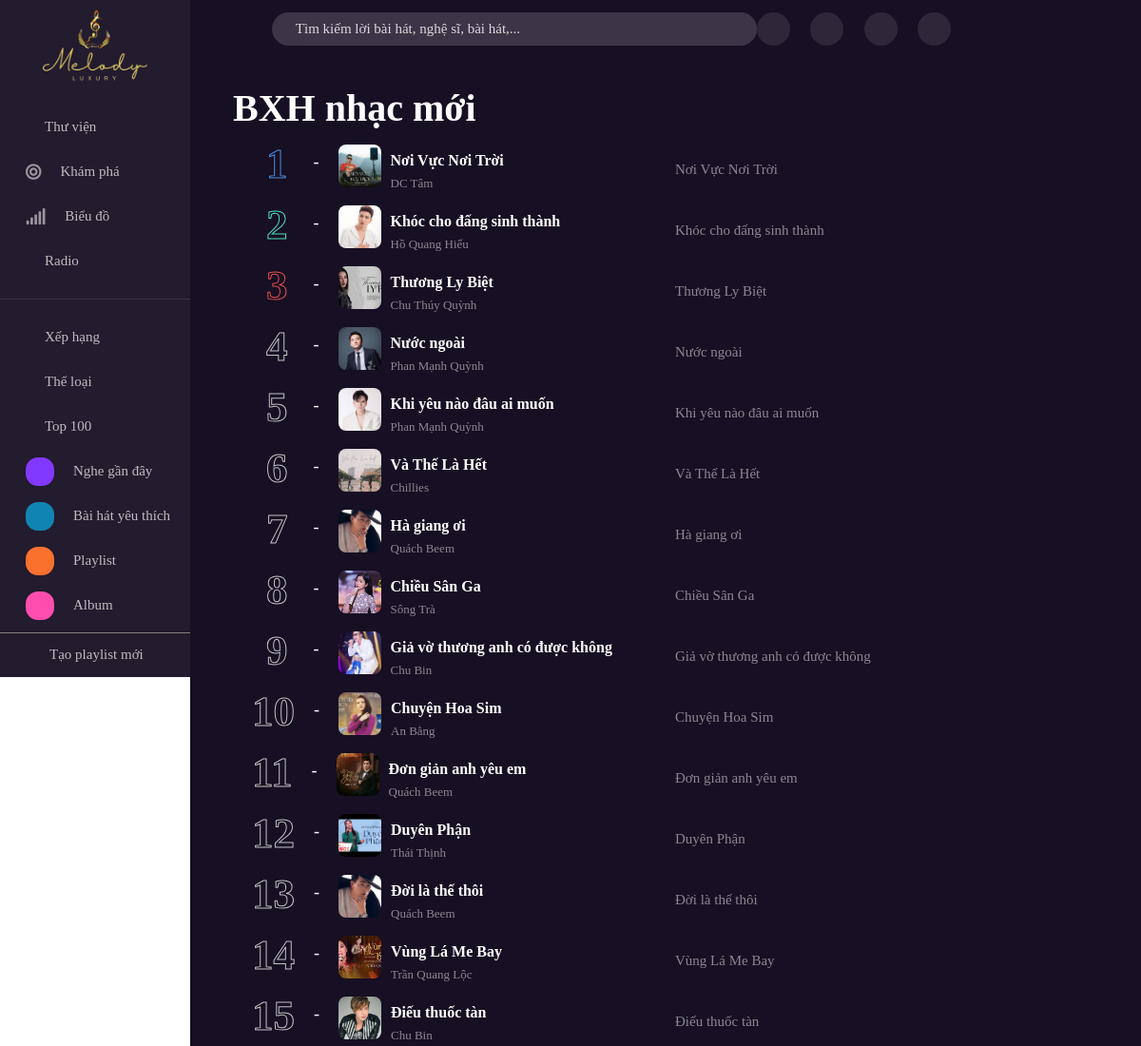
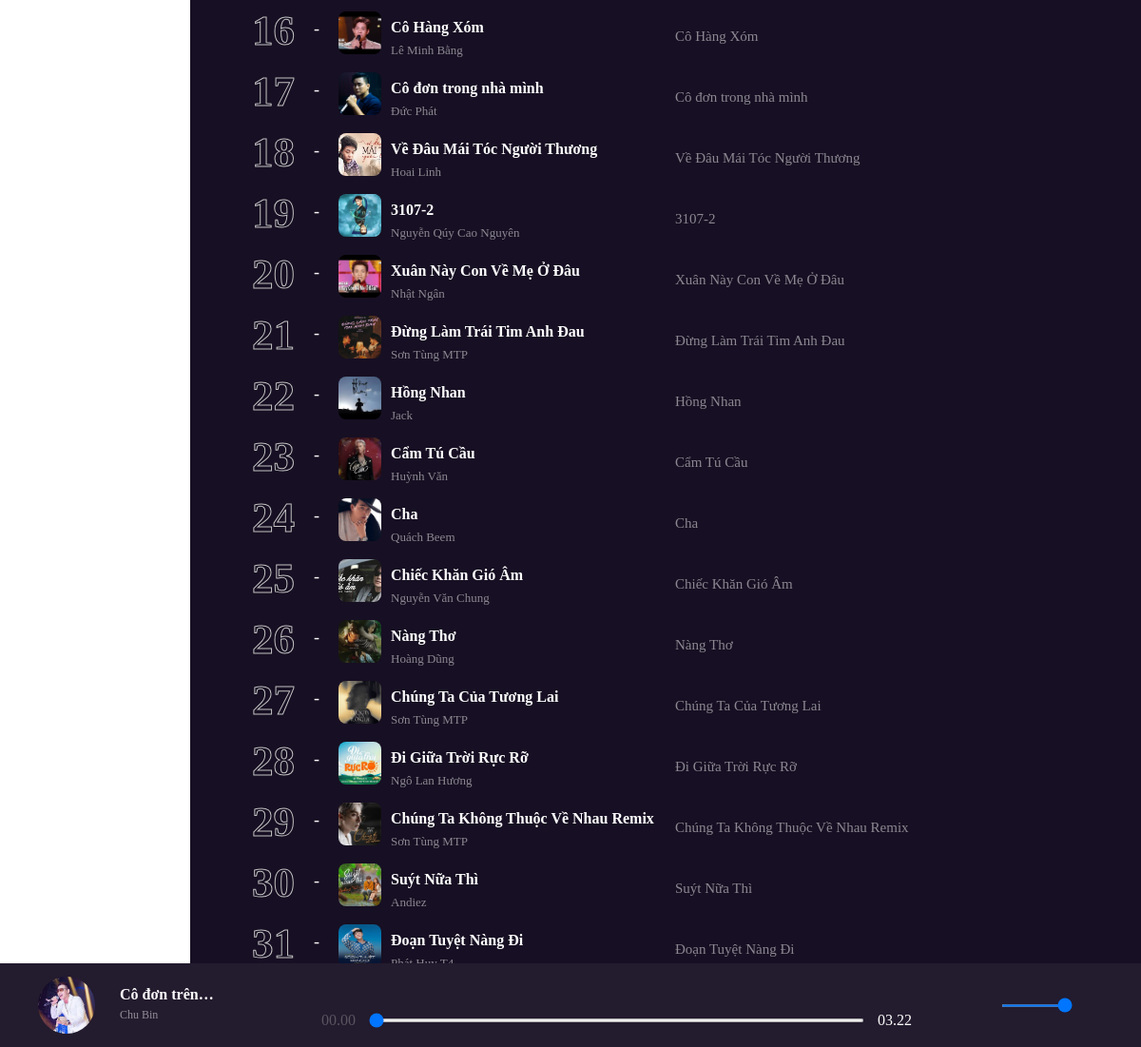
The app's page /rank with its own data (2 pictures, top to bottom).
### tables this page shows
create table Songs (
	song_id int primary key auto_increment,
    song_name varchar(80) not null,
    path_audio varchar(250) not null,
    path_img varchar(250) not null,
    plays int default 0 check (plays >= 0), 
    album_id int,
    category_id int not null,
    author_id int not null,
    user_id int not null,
    foreign key (album_id) references Albums (album_id) ON DELETE SET NULL,
    foreign key (category_id) references Categories (category_id),
    foreign key (author_id) references Author_Singers (author_singer_id),
    foreign key (user_id) references Users (user_id)
);

create table Author_Singers (
	author_singer_id int primary key auto_increment,
	author_singer_name varchar(100) not null
);

### app/controllers/rankController.php (called while the page is built)
<?php
    require_once './app/views/rankView.php';
?>

### app/controllers/App.php (called while the page is built, shortened)
<?php
class App {
    public function __construct() {
        $this->handleUrl();
    }
    public function getUrl() {
        if (!empty($_SERVER['PATH_INFO'])) {
            $url = $_SERVER['PATH_INFO'];
        } else {
            $url = '/discover';
        }
        return $url;
    }
    public function handleUrl() {
        $url = $this->getUrl();
        require_once "app/controllers" . $url . "Controller.php";
        exit();
    }}

### index.php (called while the page is built, shortened)
<?php
require_once './config/app.php';
require_once './app/controllers/App.php';
$app = new App();
?>

### app/models/songModel.php (called while the page is built, shortened)
<?php
    function songModel (){
        $conn = connectDB();
        $sql = "select songs.song_id, songs.song_name, songs.path_audio, songs.path_img, songs.plays,
        albums.album_name, categories.category,
        author_singers.author_singer_name
        from songs
        join albums on songs.album_id = albums.album_id
        join categories on songs.category_id = categories.category_id
        join author_singers on songs.author_id = author_singers.author_singer_id
        order by plays desc;";
        $result = mysqli_query($conn, $sql);
        return $result;
    }
?>

### app/components/rank-item.php (the view)
<div class="rank-header">
    <h1  class="header-title"><b> BXH nhạc mới </b></h1>
    <ion-icon class="header-icon" name="caret-forward-circle-outline"></ion-icon>
</div>
<?php
require_once './app/models/songModel.php';
    function renderRankItems($stt, $path_img, $song_name, $author_singer_name, $path_audio){
        echo '
        <div class="rank_items">
            <div class="rank_item_left">
                <div class="rankitem_left_content">
                    <div class="number-box">'.$stt.'</div>
                    <p class="letter_spec">-</p>
                    <div class="rank_song">
                        <div class="rank_song_img">
                            <img src="'.$path_img.'" alt="">
                            <ion-icon class="play-icon" name="caret-forward-outline"></ion-icon>
                        </div>
                        <div class="rank_song_singer">
                            <div class="rank_song_name">
                                <b>'.$song_name.'</b>
                            </div>
                            <div class="rank_singer">
                               '.$author_singer_name.'
                            </div>
                        </div>
                    </div>
                </div>
            </div>
            <div class="rank_item_right">
                <div class="song_name">
                   '.$song_name.'
                </div>
                <div class="item_action">
                    <div class="items_icon_rank micro_icon">
                        <ion-icon class="rank_icon" name="mic-outline"></ion-icon>
                    </div>
                    <div class="items_icon_rank heart_icon">
                        <ion-icon class="rank_icon" name="heart"></ion-icon>
                    </div>
                    <div class="items_icon_rank" style="position:relative;">
                        <li style="position: absolute; list-style-type: none;"> <ion-icon class="rank_music" name="ellipsis-horizontal-outline"></ion-icon></li>
                        <p class="timemusic" style="color: #ffffff;" data-path= "'.$path_audio.'"></p>
                    </div>
                </div>
            </div>
        </div>
    ';
    }
?>

### app/views/rankView.php (shortened to what this page needs)
<!DOCTYPE html>
<html lang="en">
<head>
    <link href="https://cdnjs.cloudflare.com/ajax/libs/font-awesome/5.15.4/css/all.min.css" rel="stylesheet">
    <link href="https://cdn.lineicons.com/4.0/lineicons.css" rel="stylesheet">
    <?php include("./app/components/linkbootstrap.php"); ?>
    <link rel="stylesheet" href="/melody-lux/public/css/grid.css">
    <link rel="stylesheet" href="/melody-lux/public/css/footer.css">
    <link rel="stylesheet" href="/melody-lux/public/css/header.css?v=<?php echo time(); ?>">
    <link rel="stylesheet" href="/melody-lux/public/css/rank-item.css?v=<?php echo time(); ?>">
    <link rel="stylesheet" href="/melody-lux/public/css/sidebar.css?v=<?php echo time(); ?>">
</head>
<body>
   <div class="grid">
        <div class="row no-gutters">
            <div class="col c-2">
                <?php
                include_once './app/components/sidebar.php';
                ?>
            </div>
            <div class="col c-10" style="background-color: #170F23;">
                <?php
                    include_once './app/components/header.php';
                ?>
                <div class="rank-body" style="padding:30px 45px 0 45px;">
                    <?php
                        include_once './app/components/rank-item.php';
                        require_once './app/models/songModel.php';
                        $songs = songModel();
                        $stt = 0;
                        while ($song = mysqli_fetch_assoc($songs)){
                            ++$stt;
                            renderRankItems($stt, $song['path_img'], $song['song_name'], $song['author_singer_name'], $song['path_audio']);
                        };
                    ?>
                </div>
            </div>
        </div>
            <?php
                    include_once './app/components/footer.php';
                ?>
   </div>
</body>
</html>

### public/css/grid.css (style rules this page uses)
.grid { width: 100%; display: block; padding: 0; height: 1500px; }
.row { display: flex; flex-wrap: wrap; margin-left: -4px; margin-right: -4px; }
.row.no-gutters { margin-left: 0; margin-right: 0; }
.col { padding-left: 4px; padding-right: 4px; }
.row.no-gutters .col { padding-left: 0; padding-right: 0; }
.c-2 { flex: 0 0 16.66667%; max-width: 16.66667%; }
.c-10 { flex: 0 0 83.33333%; max-width: 83.33333%; }
@media (min-width: 740px) { .row { margin-left: -8px; margin-right: -8px; } }
@media (min-width: 740px) { .col { padding-left: 8px; padding-right: 8px; } }
@media (min-width: 1113px) { .row { margin-left: -12px; margin-right: -12px; } }
@media (min-width: 1113px) { .col { padding-left: 12px; padding-right: 12px; } }

### public/css/rank-item.css (style rules this page uses)
* { font-family: 'Inter, sanserif'; }
.rank_items { display: flex; justify-content: space-between; align-items: center; width: 100%; height: 64px; background-color: #170F23; padding-left: 20px; }
.rank_item_left { display: flex; align-items: center; width: 100%; }
.rankitem_left_content { display: flex; align-items: center; justify-content: flex-start; width: 100%; }
.number-box { font-size: 45px; font-weight: bold; color: transparent; -webkit-text-stroke:1px #C3C3C3; padding-right: 20px; padding-bottom: 10px; }
.padding-small { padding-left: 15px; padding-right: 27px; }
.rank_song { display: flex; }
.rank_song_img { position: relative; width: 45px; height: 45px; border-radius: 5px; overflow: hidden; cursor: pointer; }
.rank_song img { width: 100%; height: 100%; object-fit: cover; display: block; border-radius: 8px; }
.rank_song_singer { padding-top: 5px; padding-left: 10px; }
.rank_item_right { display: flex; align-items: center; width: 100%; justify-content: space-between; }
.letter_spec { font-size: 18px; color: #ffffff; padding-right: 20px; }
.rank_song_name { font-size: 16px; color: #ffffff; cursor: pointer; }
.rank_singer { font-size: 13px; color: #ffffff80; cursor: pointer; line-height: 24px; }
.item_action { display: flex; align-items: center; justify-content: space-between; width: 35%; padding-right: 20px; }
.rank_item_right .song_name { color: #ffffff80; font-size: 15px; }
.items_icon_rank { width: 40px; height: 40px; border-radius: 20px; display: flex; align-items: center; justify-content: center; cursor: pointer; }
.rank_song_img::after { content: ""; position: absolute; top: 0; left: 0; width: 100%; height: 100%; background-color: rgba(0, 0, 0, 0.4); opacity: 0; transition: opacity 0.3s ease; z-index: 1; }
.rank-header { display: flex; }
.header-title { color: #ffffff; }
.header-icon { color: #ffffff; width: 54px; height: 26px; padding-top: 13px; }

### records on screen
songs: path_img (picture), song_name "Nơi Vực Nơi Trời", author.author_singer_name "DC Tâm"
songs: path_img (picture), song_name "Khóc cho đấng sinh thành", author.author_singer_name "Hồ Quang Hiếu"
songs: path_img (picture), song_name "Thương Ly Biệt", author.author_singer_name "Chu Thúy Quỳnh"
songs: path_img (picture), song_name "Nước ngoài", author.author_singer_name "Phan Mạnh Quỳnh"
songs: path_img (picture), song_name "Khi yêu nào đâu ai muốn", author.author_singer_name "Phan Mạnh Quỳnh"
songs: path_img (picture), song_name "Và Thế Là Hết", author.author_singer_name "Chillies"
songs: path_img (picture), song_name "Hà giang ơi", author.author_singer_name "Quách Beem"
songs: path_img (picture), song_name "Chiều Sân Ga", author.author_singer_name "Sông Trà"
songs: path_img (picture), song_name "Giả vờ thương anh có được không", author.author_singer_name "Chu Bin"
songs: path_img (picture), song_name "Chuyện Hoa Sim", author.author_singer_name "An Bằng"
songs: path_img (picture), song_name "Đơn giản anh yêu em", author.author_singer_name "Quách Beem"
songs: path_img (picture), song_name "Duyên Phận", author.author_singer_name "Thái Thịnh"
songs: path_img (picture), song_name "Đời là thế thôi", author.author_singer_name "Quách Beem"
songs: path_img (picture), song_name "Vùng Lá Me Bay", author.author_singer_name "Trần Quang Lộc"
songs: path_img (picture), song_name "Điếu thuốc tàn", author.author_singer_name "Chu Bin"
songs: path_img (picture), song_name "Cô Hàng Xóm", author.author_singer_name "Lê Minh Bằng"
songs: path_img (picture), song_name "Cô đơn trong nhà mình", author.author_singer_name "Đức Phát"
songs: path_img (picture), song_name "Về Đâu Mái Tóc Người Thương", author.author_singer_name "Hoai Linh"
songs: path_img (picture), song_name "3107-2", author.author_singer_name "Nguyễn Qúy Cao Nguyên"
songs: path_img (picture), song_name "Xuân Này Con Về Mẹ Ở Đâu", author.author_singer_name "Nhật Ngân"
songs: path_img (picture), song_name "Đừng Làm Trái Tim Anh Đau", author.author_singer_name "Sơn Tùng MTP"
songs: path_img (picture), song_name "Hồng Nhan", author.author_singer_name "Jack"
songs: path_img (picture), song_name "Cẩm Tú Cầu", author.author_singer_name "Huỳnh Văn"
songs: path_img (picture), song_name "Cha", author.author_singer_name "Quách Beem"
songs: path_img (picture), song_name "Chiếc Khăn Gió Âm", author.author_singer_name "Nguyễn Văn Chung"
songs: path_img (picture), song_name "Nàng Thơ", author.author_singer_name "Hoàng Dũng"
songs: path_img (picture), song_name "Chúng Ta Của Tương Lai", author.author_singer_name "Sơn Tùng MTP"
songs: path_img (picture), song_name "Đi Giữa Trời Rực Rỡ", author.author_singer_name "Ngô Lan Hương"
songs: path_img (picture), song_name "Chúng Ta Không Thuộc Về Nhau Remix", author.author_singer_name "Sơn Tùng MTP"
songs: path_img (picture), song_name "Suýt Nữa Thì", author.author_singer_name "Andiez"
songs: path_img (picture), song_name "Đoạn Tuyệt Nàng Đi", author.author_singer_name "Phát Huy T4"
